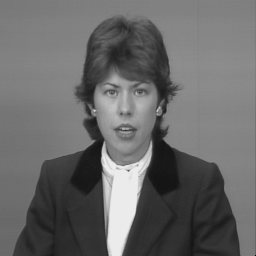
%> input picture matlab-file/全搜索与三步搜索/claire1.BMP, 256 x 256 px
$ octave FS.m   (GNU Octave 9; MATLAB toolbox functions it lacks are replaced by stand-ins)
%> lines starting %> are read from the running program, lines starting %| are printed output that depends on the picture; in (x1, y1, x2, y2) boxes, pixels count from 0 and x2, y2 are one past the last pixel; in counts of white or black regions, pixels touching at a corner belong together; the program's own positions count from 1
clear all;
clc;
close all;

I1=imread('claire1.BMP');  %read the first frame
%> I1 is the input picture: size 256x256 uint8; min 4, max 235, mean 105
I2=imread('claire2.BMP');  %read the second frame
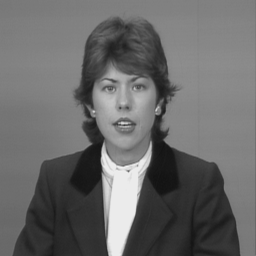
%> input picture matlab-file/全搜索与三步搜索/claire2.BMP, 256 x 256 px
%> I2 is the input picture: size 256x256 uint8; min 19, max 243, mean 105.5


dm=7;
%��ͼ�����ߣ�ÿ���߶���dm��С
%%%%%%%%%%%%%%%%%%%%%%%%%%%%%%%%%%%%%%%%%%%%%%%%%%%%%%%%%%%%%%%%%%%%%%%%%%%%%%%%%%%
%         |-----|-------------------------------|------|
%         |  B  |              C                |  D   |
%         |-----|-------------------------------|------|
%         |     |                               |      |
%         |     |                               |      |
%         |  E  |               A               |  F   |   ----> ͼ��
%         |     |                               |      |
%         |     |                               |      |
%         |     |                               |      |
%         |-----|-------------------------------|------|
%         |  G  |              H                |  I   |
%         |-----|-------------------------------|------|
%%%%%%%%%%%%%%%%%%%%%%%%%%%%%%%%%%%%%%%%%%%%%%%%%%%%%%%%%%%%%%%%%%%%%%%%%%%%%%%%%%%%%

I1=double(I1);
%> I1: size 256x256 double
I2=double(I2);
%> I2: size 256x256 double
[rownum colnum] = size(I1);
%> rownum = 256; colnum = 256


%Ϊ���ı߸�ֵ  ���Լ�д�������
% v=0;
% II=[v*ones(rownum,dm) I1 v*ones(rownum,dm)];
% II=[v*ones(dm,colnum+2*dm);II;v*ones(dm,colnum+2*dm)];

II=zeros(rownum+2*dm,colnum+2*dm);
II(dm+1:dm+rownum,dm+1:dm+colnum)=I1;
for i=1:dm
    II(i,dm+1:dm+colnum)=II(dm+1,dm+1:dm+colnum);
    II(rownum+dm+i,dm+1:dm+colnum)=II(dm+rownum,dm+1:dm+colnum);
end
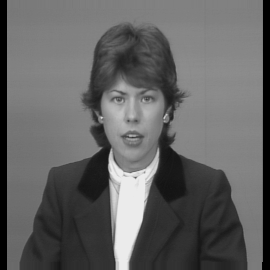
%> II: size 270x270 double; min 0, max 235, mean 99
for j=1:dm
    II(1:rownum+2*dm,j)=II(1:rownum+2*dm,dm+1);
    II(1:rownum+2*dm,colnum+dm+j)=II(1:rownum+2*dm,dm+colnum);
end
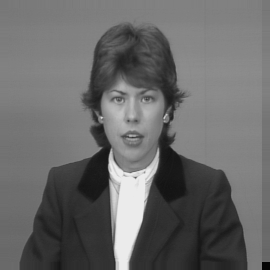
%> II: size 270x270 double; 5.19% of pixels changed, all inside (x1, y1, x2, y2) = (0, 0, 270, 270)

%�������ȫ�����㷨
 blocksize=16;
 rowblocks =rownum/blocksize;
%> rowblocks = 16
 colblocks =colnum/blocksize;
%> colblocks = 16
 A=99999999999999999999;         %Ϊ���ҵ���С�ľ���A�����趨һ���ܴ�ĳ�ֵ
 Eij=0;
 xrecord=ones(16,16);            %xrecord��yrecord���ڴ��ƥ���Ŀ�ţ����˶�ʸ��
 yrecord=ones(16,16);
 diff=zeros(256,256);           %���ͼ��Ĵ�СΪ256*256��diff���ڴ�����ز�ֵ
 tic
                for x=0:(rowblocks-1)         %x��ʾ���еڼ����ӿ�
                    row=x*blocksize;
                   for y=0:(colblocks-1)         %y��ʾ���еڼ����ӿ�
                       col=y*blocksize;
%                        tempx=x*blocksize+1:(x+1)*blocksize;
%                        tempy=y*blocksize+1:(y+1)*blocksize;

                                 for p=-dm:dm
                                    for q=-dm:dm      %��p��q����ʾ��x��y��Ӧ�ӿ���ǰһ֡���������λ��
                                        Eij=0;
                                        Eij=sum(sum((I2(row+1:row+blocksize,col+1:col+blocksize)-II(row+dm+p+1:row+dm+p+blocksize,col+dm+q+1:col+dm+q+blocksize)).^2))/(blocksize^2);
                                        if Eij<A
                                                    A=Eij;
                                                    xrecord(x+1,y+1)=p;
                                                    yrecord(x+1,y+1)=q;
                                            end
                                    end
                                end
                                A=999999999999999999;
                                for mx=1:blocksize
                                    for ny=1:blocksize
                                        diff(row+mx,col+ny)=I2(row+mx,col+ny)-II(row+mx+dm+xrecord(x+1,y+1),col+ny+dm+yrecord(x+1,y+1));
                                    end
                                end

                       end
                end
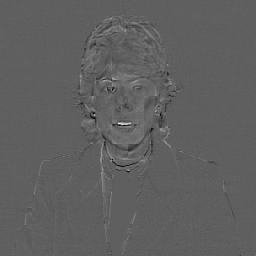
%> diff: size 256x256 double; min -59, max 98, mean 0.2; drawn with min black and max white
toc

                         figure,imshow(I1,[]);
                         title('the first frame');
                         figure,imshow(I2,[]);
                         title('the second frame');
                         IIII=I2-I1;
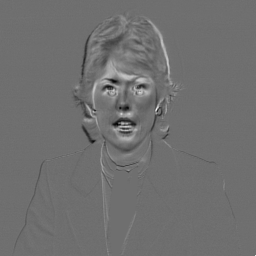
%> IIII: size 256x256 double; min -112, max 144, mean 0.5; drawn with min black and max white
                         figure,imshow(IIII,[]);
                         title('֡���ֵ');
                         figure,imshow(diff,[]);
                         title('DFD');
                         %title('����ȫ�����㷨��ƥ����֡���');
                         for x=0:(rowblocks-1)         %x��ʾ���еڼ����ӿ�
                             row=x*blocksize;
                             for y=0:(colblocks-1)         %y��ʾ���еڼ����ӿ�
                                 col=y*blocksize;
                                 III(row+1:row+blocksize,col+1:col+blocksize)=II(row+dm+xrecord(x+1,y+1)+1:row+dm+xrecord(x+1,y+1)+blocksize,col+dm+yrecord(x+1,y+1)+1:col+dm+yrecord(x+1,y+1)+blocksize)+diff(row+1:row+blocksize,col+1:col+blocksize);
                             end
                         end
                         %III=I1+abs(diff);
                         figure,imshow(III,[]);
                         title('�ָ���ĵڶ�֡ͼ��');

                         ERR=diff;
%                          figure,imshow(ERR,[]);
%                          title('DFD');

 numberarray=0:1:255;
 for m=1:255
     numberarray(m+1)=0;
 end;
 zeronumber=0;
 for n=1:rownum
     for m=1:colnum
            dif=abs(ERR(m,n));
        if(dif==0)
            temp=zeronumber;
            zeronumber=temp+1;
        else
            numberarray(dif)=numberarray(dif)+1;
        end;
     end;
 end;
%> after the loop, numberarray = 256 values, max 24062 at index 1, min 0 at index 55, mean 172.1; temp = 21490; zeronumber = 21491
 figure;plot(0,zeronumber,'k*');hold on;plot(numberarray,'r*'),title('DFD distribution');hold off;
%> after `title('DFD distribution')`:
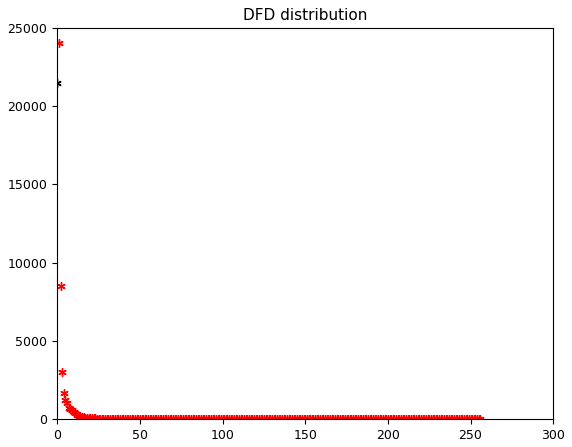
%> figure redrawn from the program's plot data; highest point at x = 1, y = 24062

 ERR1=zeros(16,16);
 for i=0:15
     for j=0:15
         ERR1(i+1,j+1)=round(sum(sum(ERR(i*blocksize+1:i*blocksize+blocksize,j*blocksize+1:j*blocksize+blocksize)))/(blocksize*blocksize));
     end
 end

 numberarray=0:1:255;
 for m=1:255
     numberarray(m+1)=0;
 end;
 zeronumber=0;
 for n=1:16
     for m=1:16
            dif=abs(ERR1(m,n));
        if(dif==0)
            temp=zeronumber;
            zeronumber=temp+1;
        else
            numberarray(dif)=numberarray(dif)+1;
        end;
     end;
 end;
%> after the loop, numberarray = 256 values, max 53 at index 1, min 0 at index 9, mean 0.32; temp = 173; zeronumber = 174
 figure;plot(0,zeronumber,'k*');hold on;plot(numberarray,'r*'),title('DFD(block average) distribution');hold off;


 %figure;mesh(diff);figure;contour(diff,15);

figure;
 for i=1:16
     for j=1:16
         quiver(i,j,xrecord(i,j)/16,yrecord(i,j)/16); hold on;
     end
 end
 grid on;
figure;quiver(1:16,1:16,yrecord,xrecord);
 grid on;
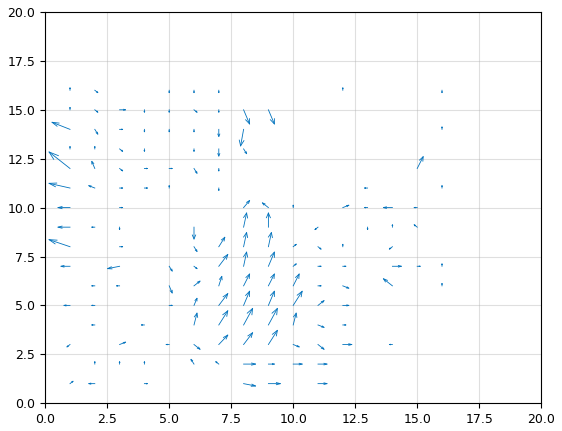
%> figure redrawn from the program's plot data; highest point at x = 1, y = 16.12
